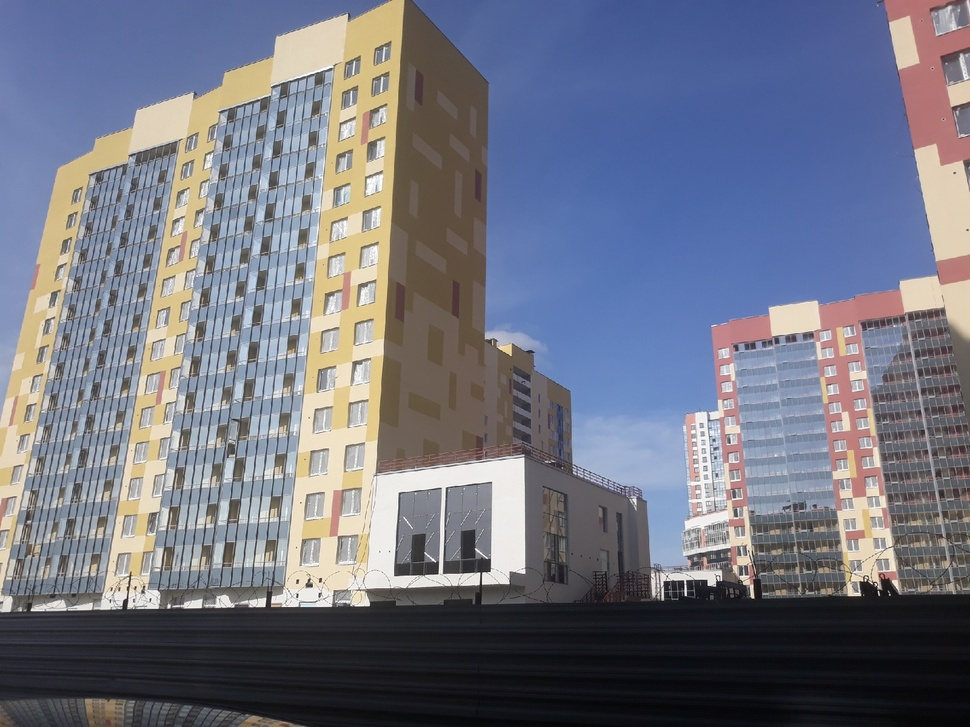
#> input picture example.jpg, 970 x 727 px, shrunk from 1600 x 1200 before the run
$ python img_tutor.py example.jpg
#> lines starting #> are read from the running program, lines starting #| are printed output that depends on the picture
import numpy as np
import cv2
import sys

threshold = 90
blocksize = 17

img = cv2.imread( sys.argv[1], 1 )
#> img is the input picture: shape (727, 970, 3); mean B, G, R 130.1, 116.1, 113.4
y_img = cv2.cvtColor( img, cv2.COLOR_BGR2GRAY )
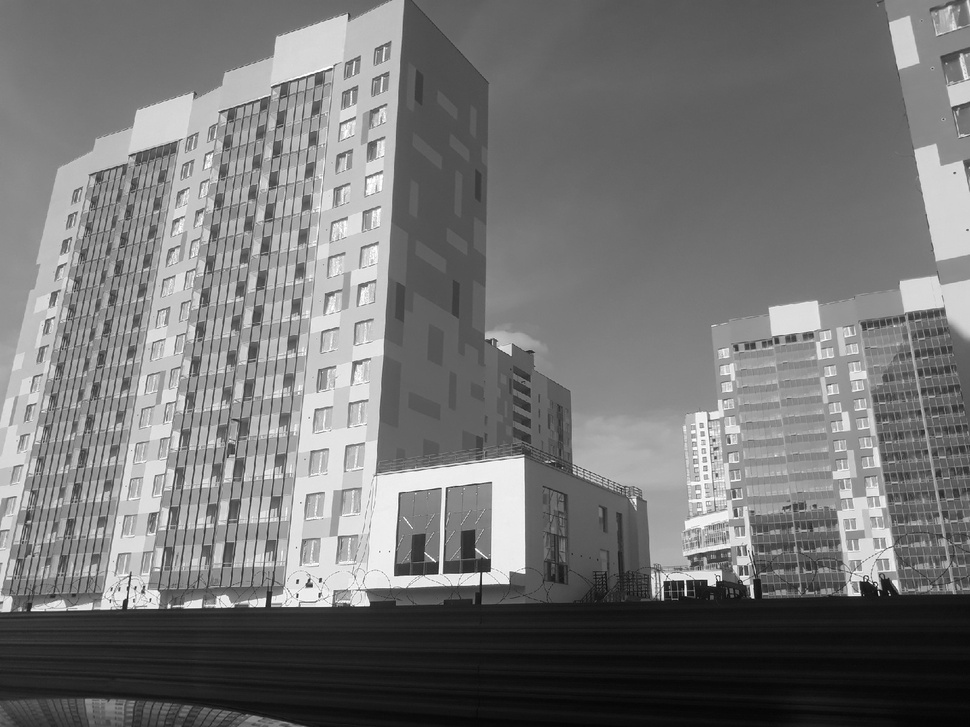
#> y_img: shape (727, 970); min 3, max 255, mean 116.9
y_size = y_img.shape[0]
#> y_size = 727
x_size = y_img.shape[1]
#> x_size = 970

def multiscaleMorphGrad( img, k_list ):
  m_img_list = []
  for i in range( len( k_list ) ):
    kernel = cv2.getStructuringElement( cv2.MORPH_RECT, (k_list[i],k_list[i]) )
    m_img = cv2.morphologyEx( img, cv2.MORPH_GRADIENT, kernel )
    m_img_list.append( m_img.astype( np.uint16 ) )
#> this loop made 3 passes
#> pass 1, in multiscaleMorphGrad, `m_img = cv2.morphologyEx( img, cv2.MORPH_GRADIENT, kernel )`:
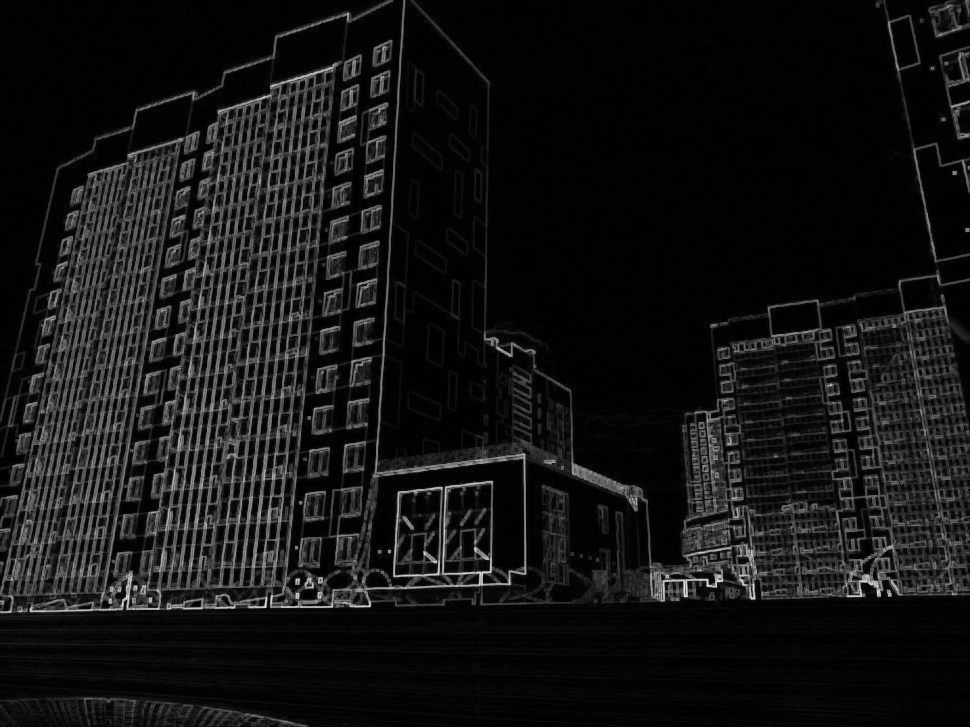
#> m_img: shape (727, 970); min 0, max 245, mean 20.9
#> pass 2, in multiscaleMorphGrad, `m_img = cv2.morphologyEx( img, cv2.MORPH_GRADIENT, kernel )`:
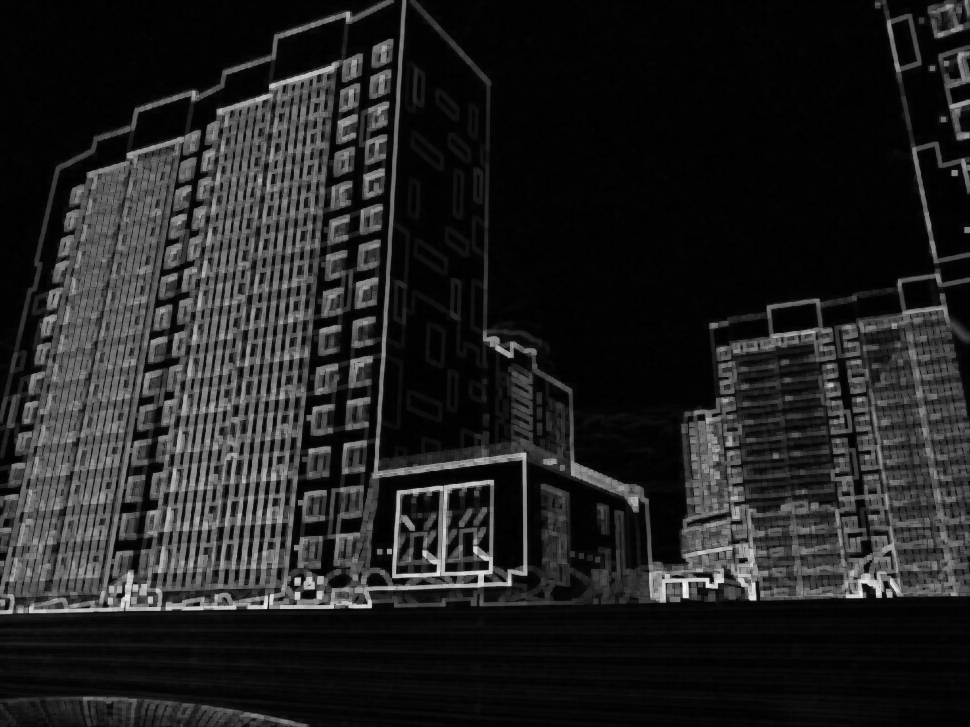
#> m_img: shape (727, 970); min 0, max 245, mean 33.9
#> pass 3, in multiscaleMorphGrad, `m_img = cv2.morphologyEx( img, cv2.MORPH_GRADIENT, kernel )`:
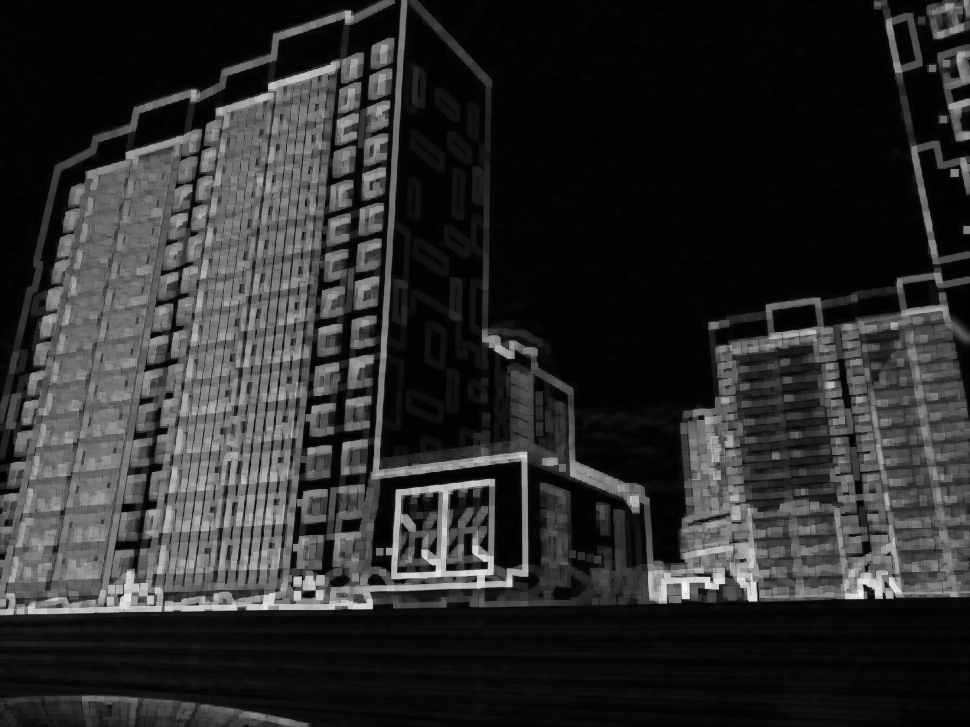
#> m_img: shape (727, 970); min 0, max 245, mean 44.2
#> after the loop, m_img_list = 3 items
  for i in range( len( k_list ) ):
    s_img = sum( m_img_list ) / len( m_img_list )
  return s_img


m_img = multiscaleMorphGrad( y_img, [3,5,7] )

def findHighFreqBlocks( img, bs, threshold ):
#> called with bs = 17, threshold = 90
  px_in_block = bs ** 2
  bs_delta = bs // 2
  y_size = img.shape[0]
#> y_size = 727
  x_size = img.shape[1]
#> x_size = 970
  y_blocks_amount = y_size // bs
#> y_blocks_amount = 42
  x_blocks_amount = x_size // bs
#> x_blocks_amount = 57
  y_scan = y_blocks_amount * bs
#> y_scan = 714
  x_scan = x_blocks_amount * bs
#> x_scan = 969
  o_img = img
  for y in range( bs_delta, y_scan, bs ):
    for x in range( bs_delta, x_scan, bs ):
      block = m_img[y - bs_delta : y + bs_delta + 1, x - bs_delta : x + bs_delta + 1]
      texture_value = sum( sum( block ) ) / px_in_block
      if( texture_value > threshold ):
        cv2.rectangle( o_img, (x + bs_delta,y - bs_delta), (x - bs_delta,y + bs_delta), (255,255,255), 1)
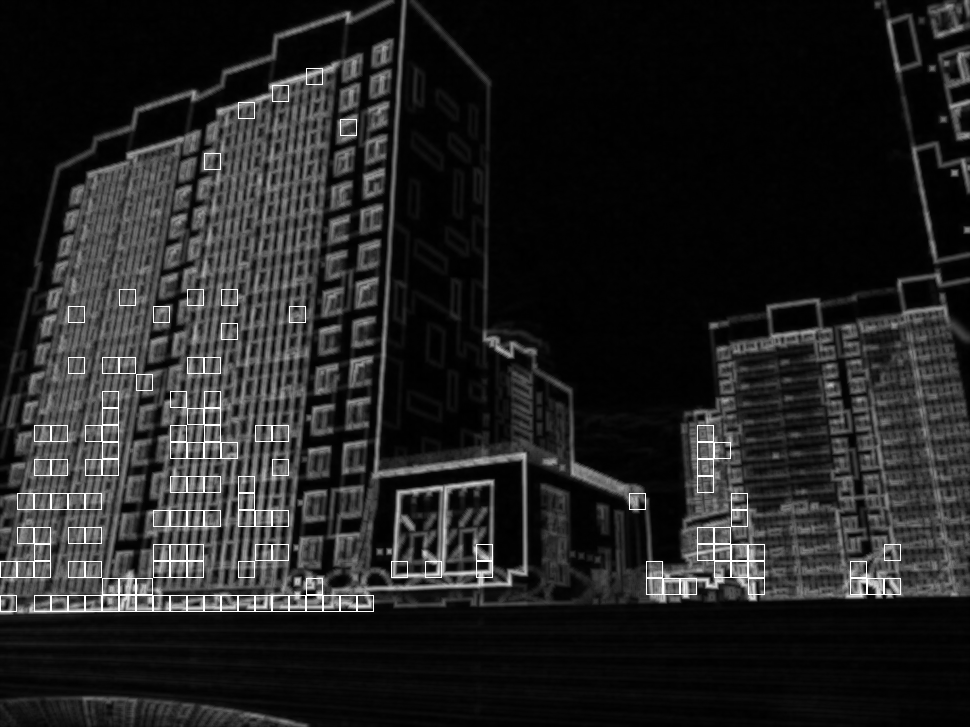
#> o_img: shape (727, 970) float64; min 0, max 255, mean 35
  return o_img

m_img = findHighFreqBlocks( m_img, blocksize, threshold )

cv2.imshow( 'm_img', m_img.astype( np.uint8 ) )
cv2.waitKey( 0 )
cv2.destroyAllWindows( )
